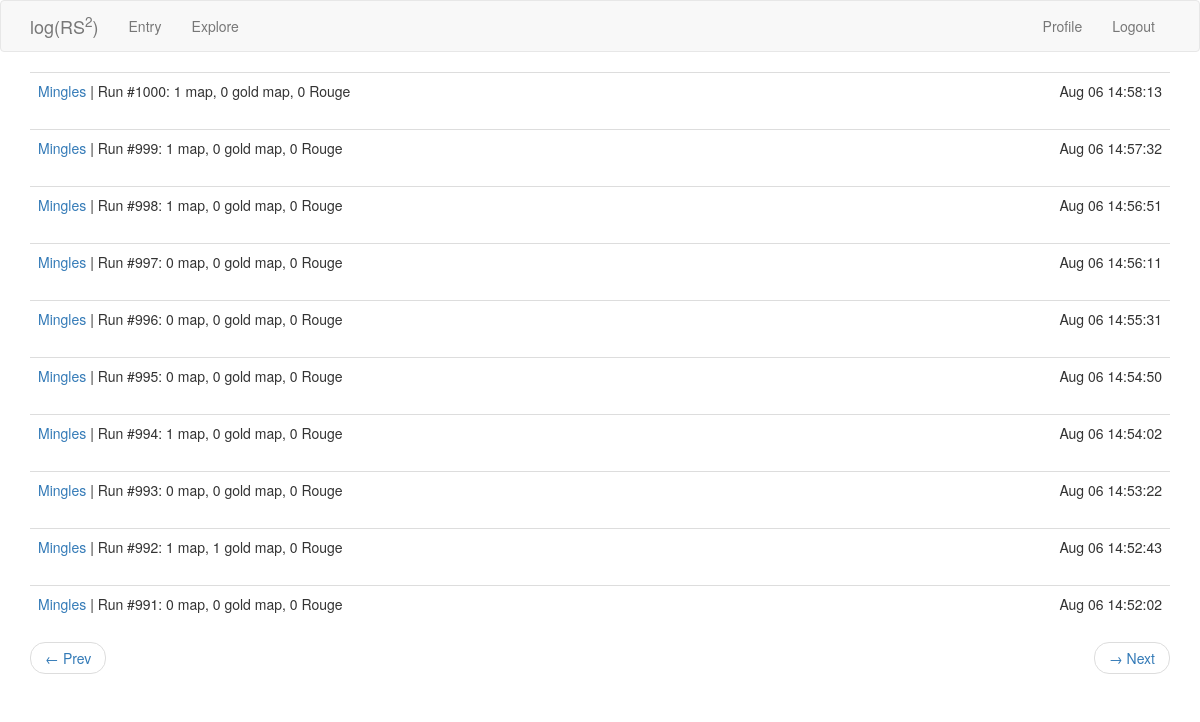
Screenshot of /explore?page=2 (signed in) with the database file from the repository.
### app/models.py (models this page shows, shortened)
class MapDrop(db.Model):
    id = db.Column(db.Integer, primary_key=True)
    map = db.Column(db.Integer)
    gold_map = db.Column(db.Integer)
    rouge = db.Column(db.Integer)
    time = db.Column(db.DateTime, index=True, default=datetime.utcnow)
    user_id = db.Column(db.Integer, db.ForeignKey('user.id'))
    run = db.Column(db.Integer)

class User(UserMixin, db.Model):
    id = db.Column(db.Integer, primary_key=True)
    username = db.Column(db.String(64), index=True, unique=True)
    email = db.Column(db.String(128), index=True, unique=True)
    password_hash = db.Column(db.String(128))
    last_seen = db.Column(db.DateTime, default=datetime.utcnow)
    map_drops = db.relationship('MapDrop', backref='player', lazy='dynamic')

### app/routes.py (the view)
@app.route('/explore')
@login_required
def explore():
    page = request.args.get('page', 1, type=int)
    mapdrops = MapDrop.query.order_by(MapDrop.time.desc()).paginate(page, app.config['MAPDROPS_PER_PAGE'], False)
    next_url = prev_url = None
    if mapdrops.has_next:
        next_url = url_for('explore', page=mapdrops.next_num)
    if mapdrops.has_prev:
        prev_url = url_for('explore', page=mapdrops.prev_num)
    return render_template('entry.html', title='Explore', user_unknown=True, mapdrops=mapdrops.items,
                            next_url=next_url, prev_url=prev_url)

### app/models.py (called while the page is built)
@login.user_loader
def load_user(id):
    return User.query.get(int(id))

### app/routes.py (called while the page is built)
@app.before_request
def before_request():
    if current_user.is_authenticated:
        current_user.last_seen = datetime.utcnow()
        db.session.commit()

### app/templates/entry.html (shortened to what this page needs)
{% extends "base.html" %}
{% import "bootstrap/wtf.html" as wtf %}
{% block app_content %}
    {% for mapdrop in mapdrops %}
        {% include "_mapdrop.html" %}
    {% endfor %}
    {% if prev_url or next_url %}
    <nav aria-label="...">
        <ul class="pager">
            <li class="previous{% if not prev_url %} disabled{% endif %}">
                <a href="{{ prev_url or '#' }}">
                    <span aria-hidden="true">&larr;</span> Prev
                </a>
            </li>
            <li class="next{% if not next_url %} disabled{% endif %}">
                <a href="{{ next_url or '#' }}">
                    <span aria-hidden="true">&rarr;</span> Next
                </a>
            </li>
        </ul>
    </nav>
    {% endif %}
{% endblock %}

### app/templates/_mapdrop.html
<table class="table table-hover">
    <tr>
        <td>
            {% if user_unknown %}
            <a href="{{ url_for('user', username=mapdrop.player.username) }}">
                {{ mapdrop.player.username }}
            </a>
             |
            {% endif %}
            Run #{{ mapdrop.run }}:
            {{ mapdrop.map }} map, {{ mapdrop.gold_map }} gold map, {{ mapdrop.rouge }} Rouge
        </td>
        <td align="right">
            {{ moment(mapdrop.time).format('MMM DD HH:mm:ss') }}
        </td>
    </tr>
</table>

### rows the page displays
MapDrop: player.username "Mingles", run "1000", map "1", gold_map "0", rouge "0", time "Aug 06 14:58:13"
MapDrop: player.username "Mingles", run "999", map "1", gold_map "0", rouge "0", time "Aug 06 14:57:32"
MapDrop: player.username "Mingles", run "998", map "1", gold_map "0", rouge "0", time "Aug 06 14:56:51"
MapDrop: player.username "Mingles", run "997", map "0", gold_map "0", rouge "0", time "Aug 06 14:56:11"
MapDrop: player.username "Mingles", run "996", map "0", gold_map "0", rouge "0", time "Aug 06 14:55:31"
MapDrop: player.username "Mingles", run "995", map "0", gold_map "0", rouge "0", time "Aug 06 14:54:50"
MapDrop: player.username "Mingles", run "994", map "1", gold_map "0", rouge "0", time "Aug 06 14:54:02"
MapDrop: player.username "Mingles", run "993", map "0", gold_map "0", rouge "0", time "Aug 06 14:53:22"
MapDrop: player.username "Mingles", run "992", map "1", gold_map "1", rouge "0", time "Aug 06 14:52:43"
MapDrop: player.username "Mingles", run "991", map "0", gold_map "0", rouge "0", time "Aug 06 14:52:02"
